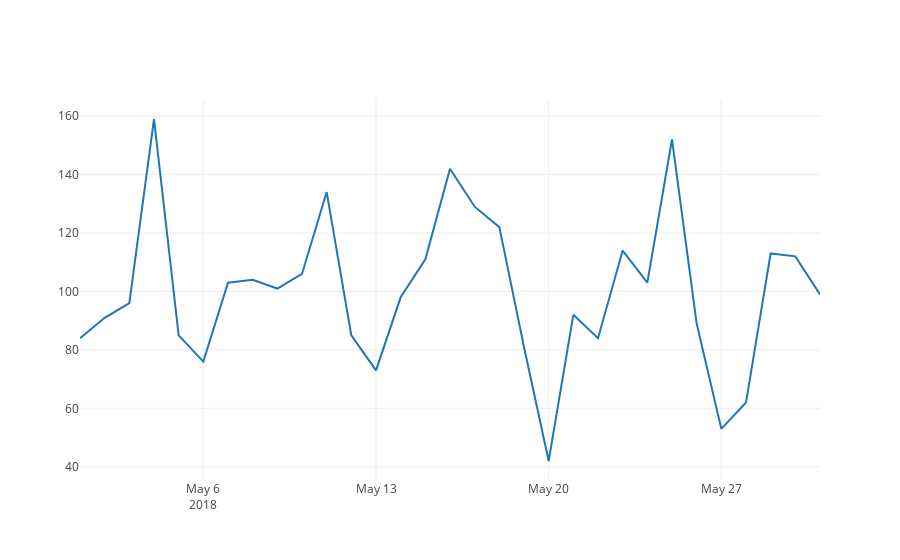

The notebook cell saved with this chart:
### Code cell
data = [trace10]
layout = go.Layout()

fig = go.Figure(data=data)
py.offline.iplot(fig)

### Figure 1 — Plotly figure (JSON) as saved in the notebook; plotly's stock layout.template omitted (floating-point values rounded to 4 significant figures)
{"data": [{"name": "Accidents by Date in May", "type": "scatter", "uid": "8dfdb245-caea-4452-9e55-4cf70a29611c", "x": ["2018-05-01", "2018-05-02", "2018-05-03", "2018-05-04", "2018-05-05", "2018-05-06", "2018-05-07", "2018-05-08", "2018-05-09", "2018-05-10", "2018-05-11", "2018-05-12", "2018-05-13", "2018-05-14", "2018-05-15", "2018-05-16", "2018-05-17", "2018-05-18", "2018-05-19", "2018-05-20", "2018-05-21", "2018-05-22", "2018-05-23", "2018-05-24", "2018-05-25", "2018-05-26", "2018-05-27", "2018-05-28", "2018-05-29", "2018-05-30", "2018-05-31"], "y": [84, 91, 96, 159, 85, 76, 103, 104, 101, 106, 134, 85, 73, 98, 111, 142, 129, 122, 81, 42, 92, 84, 114, 103, 152, 89, 53, 62, 113, 112, 99]}], "layout": {}}
